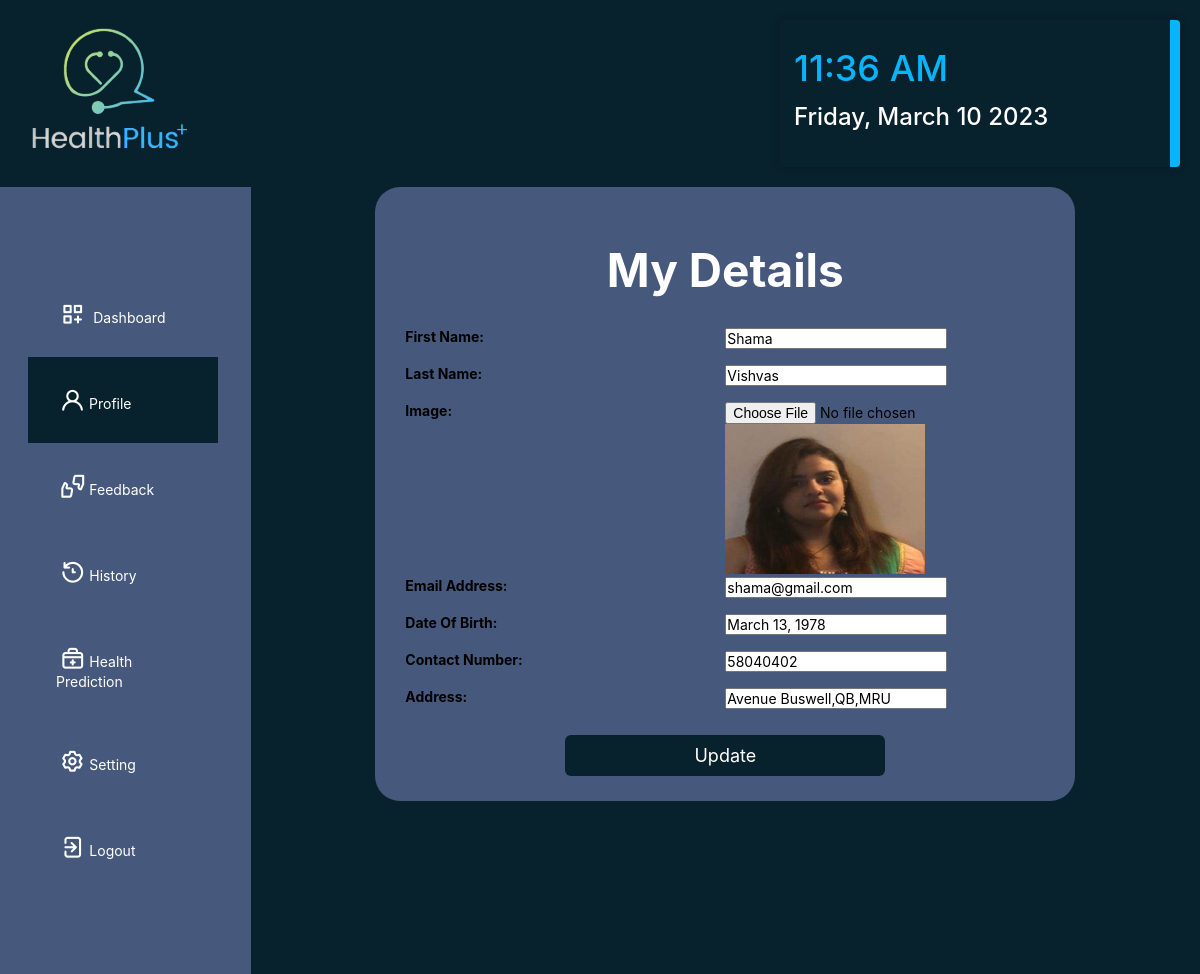
/patient_edit_profile (signed in), run on an earlier commit of the app's database.
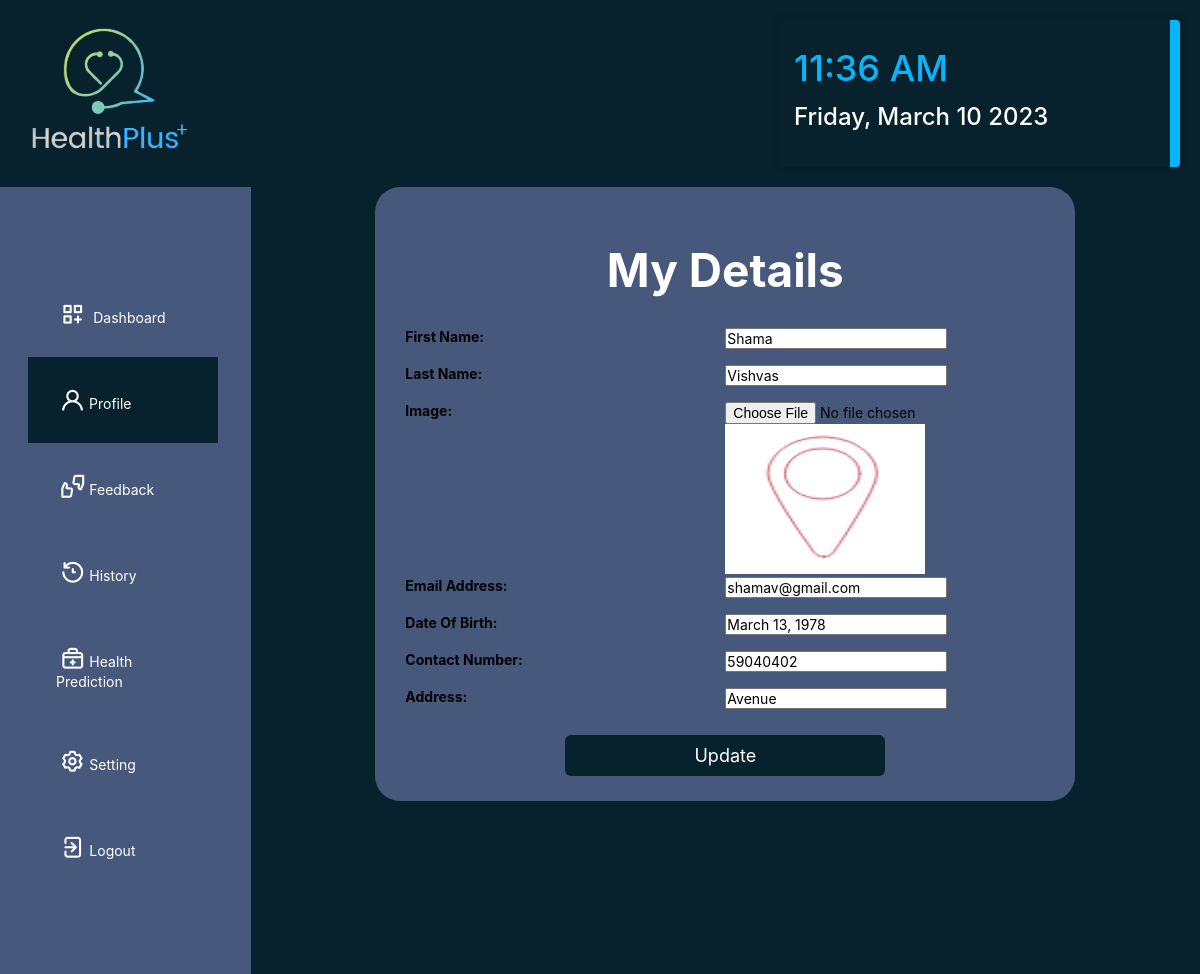
And on a later commit of the database.
### healthApp/models.py (models this page shows, shortened)
class Patient(models.Model):
    user = models.OneToOneField(User, on_delete=models.CASCADE, null=True)
    contact = models.CharField(max_length=100, null=True)
    dob = models.DateField(null=True)
    address = models.CharField(max_length=100, null=True)
    image = models.ImageField(upload_to='media/', null=True, blank=True)

### healthApp/views.py (the view, shortened to what this page needs)
# urls.py: path('patient_edit_profile', views.PatientEditProfilePage,
@login_required(login_url="login")
def PatientEditProfilePage(request):
    message = ""
    user = User.objects.get(id=request.user.id)
    sign = Patient.objects.get(user=user)
    d = {'message': message, 'userr': sign}
    return render(request, 'Patient_UpdateProfile.html', d)

### templates/Patient_UpdateProfile.html (shortened to what the changed rows need)
<!DOCTYPE html>
<html lang="en">
    {% load static %}
    <head>
        <link rel="stylesheet" href="{% static 'css/styles.css' %}" type="text/css" media="all">
        <link rel="stylesheet" href="https://unicons.iconscout.com/release/v4.0.0/css/line.css">
        <link rel="stylesheet" href="https://cdnjs.cloudflare.com/ajax/libs/font-awesome/6.0.0-beta3/css/all.min.css"
 />
    </head>
    <body>
        <div class="wrapper">
            <div class="profileContainer">
                <h1>
                    My Details
                </h1>
                <form action="" method="post" enctype="multipart/form-data">
                    <div class="card-profile">
                        <div class="col-md-9 text-secondary">
                            <input type="text" value="{{userr.user.first_name}}" name="firstName">
                        </div>
                    </div>
                    <div class="card-profile">
                        <div class="col-md-9 text-secondary">
                            <input type="text" value="{{userr.user.last_name}}" name="lastName">
                        </div>
                    </div>
                    <div class="card-profile">
                        <div class="col-md-9 text-secondary">
                            <input type="file" placeholder="Upload your photo" name="image">
                            <img src="{{userr.image.url}}" width="200" height="150">
                        </div>
                    </div>
                    <div class="card-profile">
                        <div class="col-md-9 text-secondary">
                            <input type="text" placeholder="MM/DD/YYYY" value="{{userr.user.email}}" name="email">
                        </div>
                    </div>
                    <div class="card-profile">
                        <div class="col-md-9 text-secondary">
                            <input type="text" value="{{userr.dob}}" name="dob" readonly="readonly">
                        </div>
                    </div>
                    <div class="card-profile">
                        <div class="col-md-9 text-secondary">
                            <input type="text" value="{{userr.contact}}" name="contact">
                        </div>
                    </div>
                    <div class="card-profile">
                        <div class="col-md-9 text-secondary">
                            <input type="text" value="{{userr.address}}" name="address">
                        </div>
                    </div>
                </form>
            </div>
        </div>
    </body>
</html>

What changed in the data, as far as the page shows it:
changed Patient "Shama": image: a different picture; email "shama@gmail.com" → "shamav@gmail.com"; contact "58040402" → "59040402"; address "Avenue Buswell,QB,MRU" → "Avenue"
